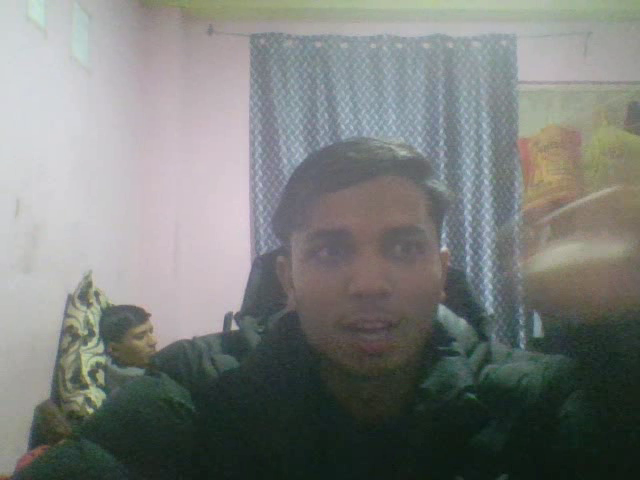
#> input picture frame 30 of Phase_5/output.avi, 640 x 480 px, given in place of video.mp4, which was not available
$ jupyter execute Module_5.1.ipynb   (text cells are left out)
#> lines starting #> are read from the running program, lines starting #| are printed output that depends on the picture; after the words box and inside, x2 and y2 are one past the last pixel; in counts of white or black regions, pixels touching at a corner belong together; pictures that were not available may be replaced by others from this repository, and a replacement may not be noted
[cell 1]
import cv2
import time

# ================================
# LOAD VIDEO FILE
# ================================

cap = cv2.VideoCapture("video.mp4")

# Check if video opened successfully
if not cap.isOpened():
    print("Error: Cannot open video file")
    exit()

while True:
    ret, frame = cap.read()  # Read one frame
#> frame is the input picture: shape (480, 640, 3); mean B, G, R 122.6, 125.6, 122.7

    if not ret:
        print("Video finished")
        break

    cv2.imshow("Video File", frame)

    # Press 'q' to exit
    if cv2.waitKey(25) & 0xFF == ord('q'):
#> (key q is pressed here)
        break

cap.release()
cv2.destroyAllWindows()

[cell 2]
import cv2

# ================================
# OPEN WEBCAM
# ================================

cap = cv2.VideoCapture(0)  # 0 = default camera

if not cap.isOpened():
    print("Error: Cannot access webcam")
    exit()

while True:
    ret, frame = cap.read()

    if not ret:
        break

    cv2.imshow("Webcam Feed", frame)

    if cv2.waitKey(1) & 0xFF == ord('q'):
#> (key q is pressed here)
        break

cap.release()
cv2.destroyAllWindows()

[cell 3]
import cv2

cap = cv2.VideoCapture(0)

while True:
    ret, frame = cap.read()
    if not ret:
        break

    gray = cv2.cvtColor(frame, cv2.COLOR_BGR2GRAY)
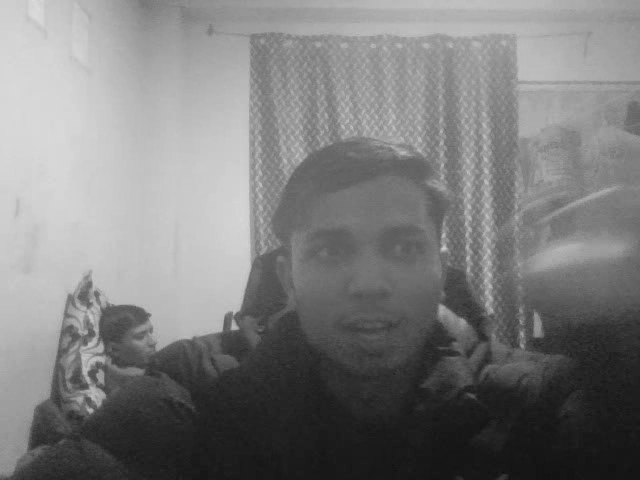
#> gray: shape (480, 640); min 12, max 220, mean 124.4

    cv2.imshow("Original", frame)
    cv2.imshow("Grayscale Frame", gray)

    if cv2.waitKey(1) & 0xFF == ord('q'):
#> (key q is pressed here)
        break

cap.release()
cv2.destroyAllWindows()

[cell 4]
fps = cap.get(cv2.CAP_PROP_FPS)
print("Video FPS:", fps)

[cell 5]
import time

cap = cv2.VideoCapture(0)

while True:
    start_time = time.time()

    ret, frame = cap.read()
    if not ret:
        break

    cv2.imshow("FPS Controlled Video", frame)

    # Delay to control FPS (~30 FPS)
    time.sleep(1 / 30)

    if cv2.waitKey(1) & 0xFF == ord('q'):
#> (key q is pressed here)
        break

cap.release()
cv2.destroyAllWindows()

[cell 6]
import cv2

cap = cv2.VideoCapture(0)

fourcc = cv2.VideoWriter_fourcc(*'XVID')
out = cv2.VideoWriter(
    "output.avi", fourcc, 20.0, (640, 480)
)

while True:
    ret, frame = cap.read()
    if not ret:
        break

    out.write(frame)
    cv2.imshow("Recording", frame)

    if cv2.waitKey(1) & 0xFF == ord('q'):
#> (key q is pressed here)
        break

cap.release()
out.release()
cv2.destroyAllWindows()

[cell 7]
import cv2
import time

# ================================
# STEP 1: OPEN WEBCAM
# ================================

cap = cv2.VideoCapture(0)

if not cap.isOpened():
    print("Error: Webcam not accessible")
    exit()

# ================================
# STEP 2: VIDEO WRITER (GRAYSCALE)
# ================================
# We still need 3 channels for VideoWriter,
# so grayscale frame will be converted back to BGR

fourcc = cv2.VideoWriter_fourcc(*'XVID')
out = cv2.VideoWriter(
    "grayscale_output.avi",
    fourcc,
    20.0,
    (640, 480)
)

# ================================
# STEP 3: FPS VARIABLES
# ================================

prev_time = 0

# ================================
# STEP 4: MAIN LOOP
# ================================

while True:
    ret, frame = cap.read()
    if not ret:
        break

    # ----------------------------
    # RESIZE FRAME (MANDATORY)
    # ----------------------------
    frame = cv2.resize(frame, (640, 480))

    # ----------------------------
    # CONVERT TO GRAYSCALE
    # ----------------------------
    gray = cv2.cvtColor(frame, cv2.COLOR_BGR2GRAY)

    # ----------------------------
    # EDGE DETECTION (CANNY)
    # ----------------------------
    edges = cv2.Canny(gray, 40, 50)
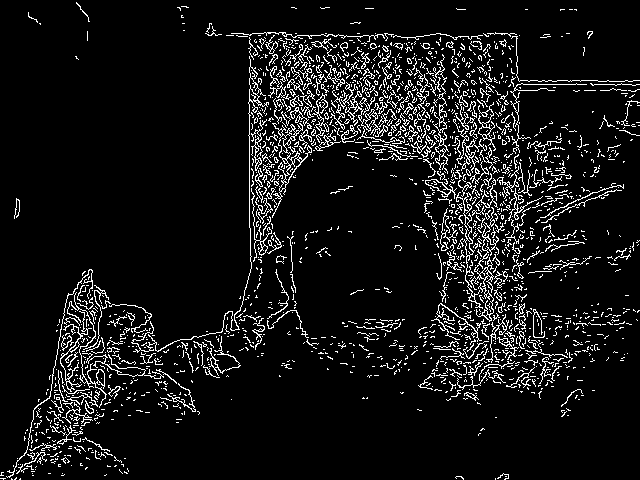
#> edges: shape (480, 640); 8.1% white in thin lines or dots

    # ----------------------------
    # FPS CALCULATION
    # ----------------------------
    curr_time = time.time()
    fps = 1 / (curr_time - prev_time)
    prev_time = curr_time

    # ----------------------------
    # DISPLAY FPS ON FRAME
    # ----------------------------
    cv2.putText(
        frame,
        f"FPS: {int(fps)}",
        (10, 30),
        cv2.FONT_HERSHEY_SIMPLEX,
        0.8,
        (0, 255, 0),
        2
    )
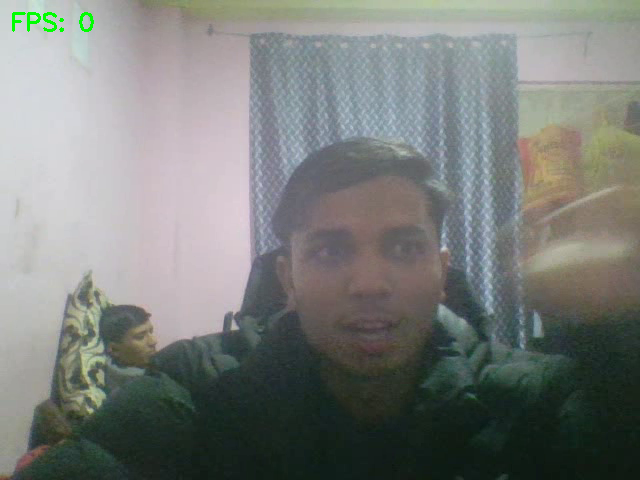
#> frame: shape (480, 640, 3); 0.18% of pixels changed, all inside (x1, y1, x2, y2) = (12, 12, 94, 32)

    # ----------------------------
    # SAVE GRAYSCALE VIDEO
    # Convert gray to BGR before saving
    # ----------------------------
    gray_bgr = cv2.cvtColor(gray, cv2.COLOR_GRAY2BGR)
    out.write(gray_bgr)

    # ----------------------------
    # DISPLAY WINDOWS
    # ----------------------------
    cv2.imshow("Original Webcam (Resized)", frame)
    cv2.imshow("Edge Detection", edges)
    cv2.imshow("Grayscale", gray)

    # Press 'q' to exit
    if cv2.waitKey(1) & 0xFF == ord('q'):
#> (key q is pressed here)
        break

# ================================
# CLEANUP
# ================================

cap.release()
out.release()
cv2.destroyAllWindows()

$ run again, starting later in the video
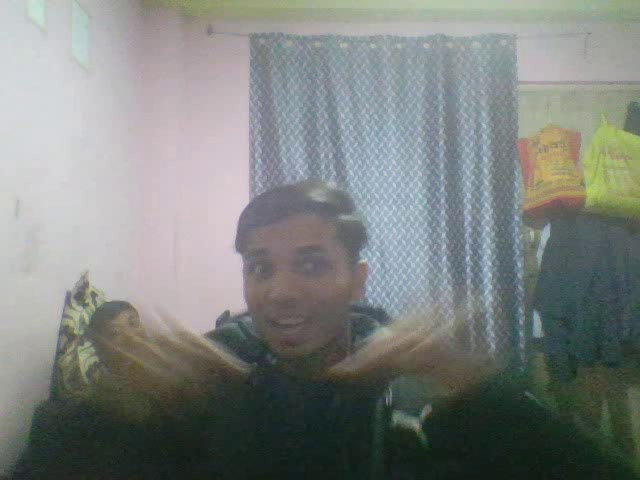
#> input picture frame 135 of Phase_5/output.avi, 640 x 480 px, given in place of video.mp4, which was not available
#> frame is the input picture: shape (480, 640, 3); mean B, G, R 127.6, 130.8, 126.5
#> `edges = cv2.Canny(gray, 40, 50)`:
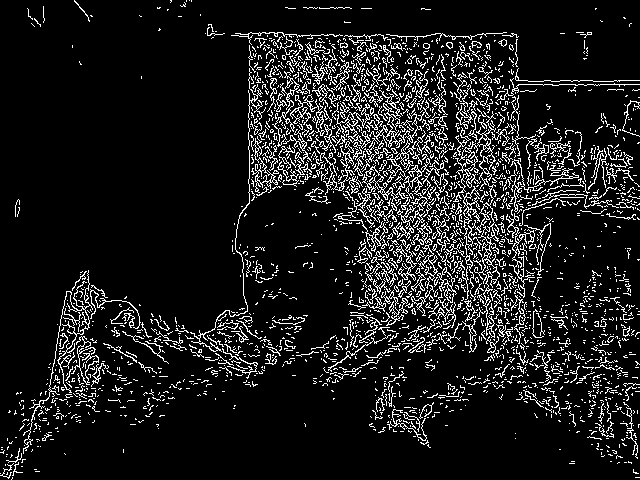
#> edges: shape (480, 640); 10.8% white in thin lines or dots
#> `cv2.putText( frame, f"FPS: {int(fps)}", (10, 30), cv2.FONT_HERSHEY_SIM..`:
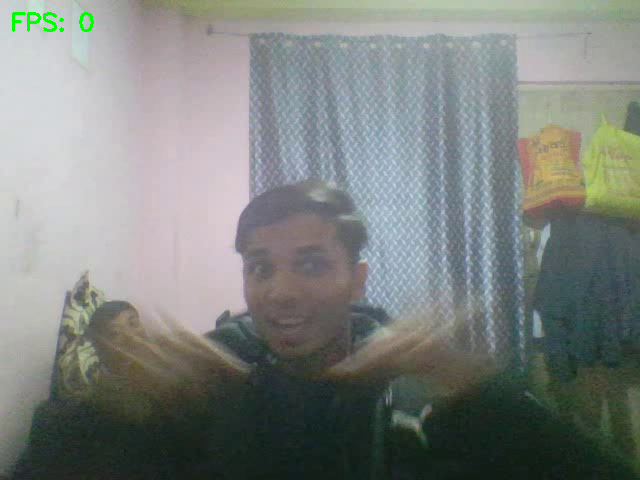
#> frame: shape (480, 640, 3); 0.18% of pixels changed, all inside (x1, y1, x2, y2) = (12, 12, 94, 32)

$ run again, starting later in the video
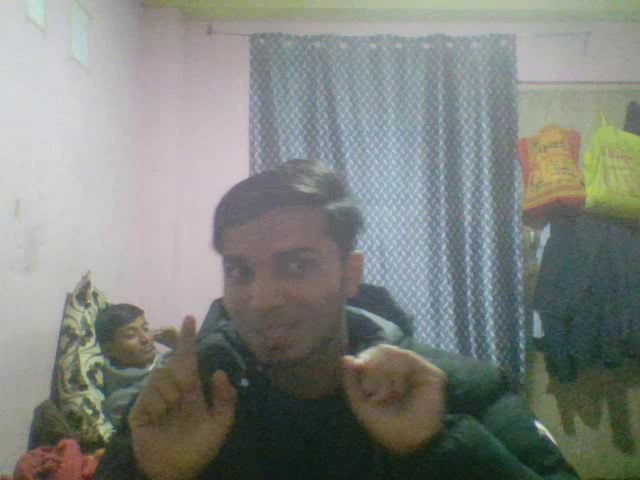
#> input picture frame 240 of Phase_5/output.avi, 640 x 480 px, given in place of video.mp4, which was not available
#> frame is the input picture: shape (480, 640, 3); mean B, G, R 126.8, 131.7, 128.3
#> `edges = cv2.Canny(gray, 40, 50)`:
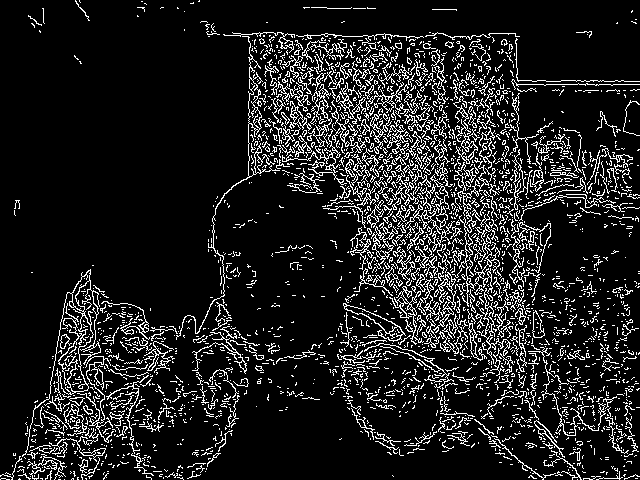
#> edges: shape (480, 640); 12.4% white in thin lines or dots
#> `cv2.putText( frame, f"FPS: {int(fps)}", (10, 30), cv2.FONT_HERSHEY_SIM..`:
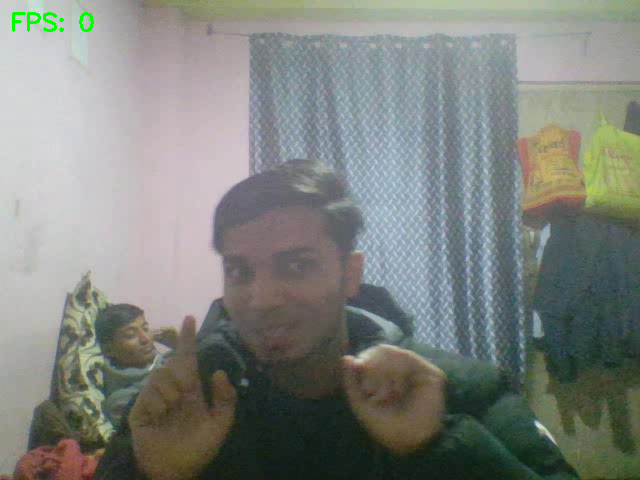
#> frame: shape (480, 640, 3); 0.18% of pixels changed, all inside (x1, y1, x2, y2) = (12, 12, 94, 32)
